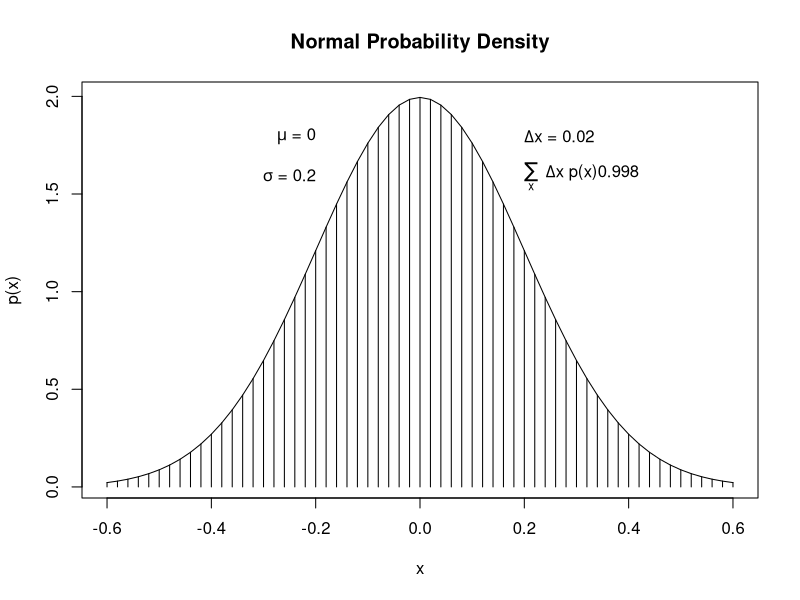

Source code (R):
mean_val <- 0.0
std_val <- 0.2
xlow <- mean_val - 3*std_val  # lower end of x-axis
xhigh <- mean_val + 3*std_val # higher end of x-axis
dx <- 0.02  # interval width on x-axis

# specify comb points along x-axis
x <- seq(from=xlow, to=xhigh, by=dx)
x

# compute y values, (probability density at each value of x), PDF of normal distribution
y <- (1/(std_val*sqrt(2*pi))) * exp(-0.5 * ((x - mean_val)/std_val)^2)
y

# plot the distribution
plot(x, y, type='h', lwd=1, ces.axis=1.5,
     xlab='x', ylab = 'p(x)', main='Normal Probability Density')
lines(x, y)  ## add the curve

# approximate the integral as the sum of width * height of each interval
area <- sum(dx*y)
area

# add text into the chart
text(-std_val , 0.9*max(y) , bquote( paste(mu ," = " ,.(mean_val))), adj=c(1,0.5))
text(-std_val , 0.8*max(y) , bquote( paste(sigma ," = " ,.(std_val))), adj=c(1,0.5))
text(std_val , 0.9*max(y) , bquote( paste(Delta ,"x = " ,.(dx))), adj=c(0,0.5))
text(std_val , 0.8*max(y) , bquote( paste(sum(,x,) ," ", Delta, "x p(x)", .(signif(area, 3)))), adj=c(0,0.5))

# save plot to ESP file
dev.copy2eps(file = "IntegralOfDensity.eps")
